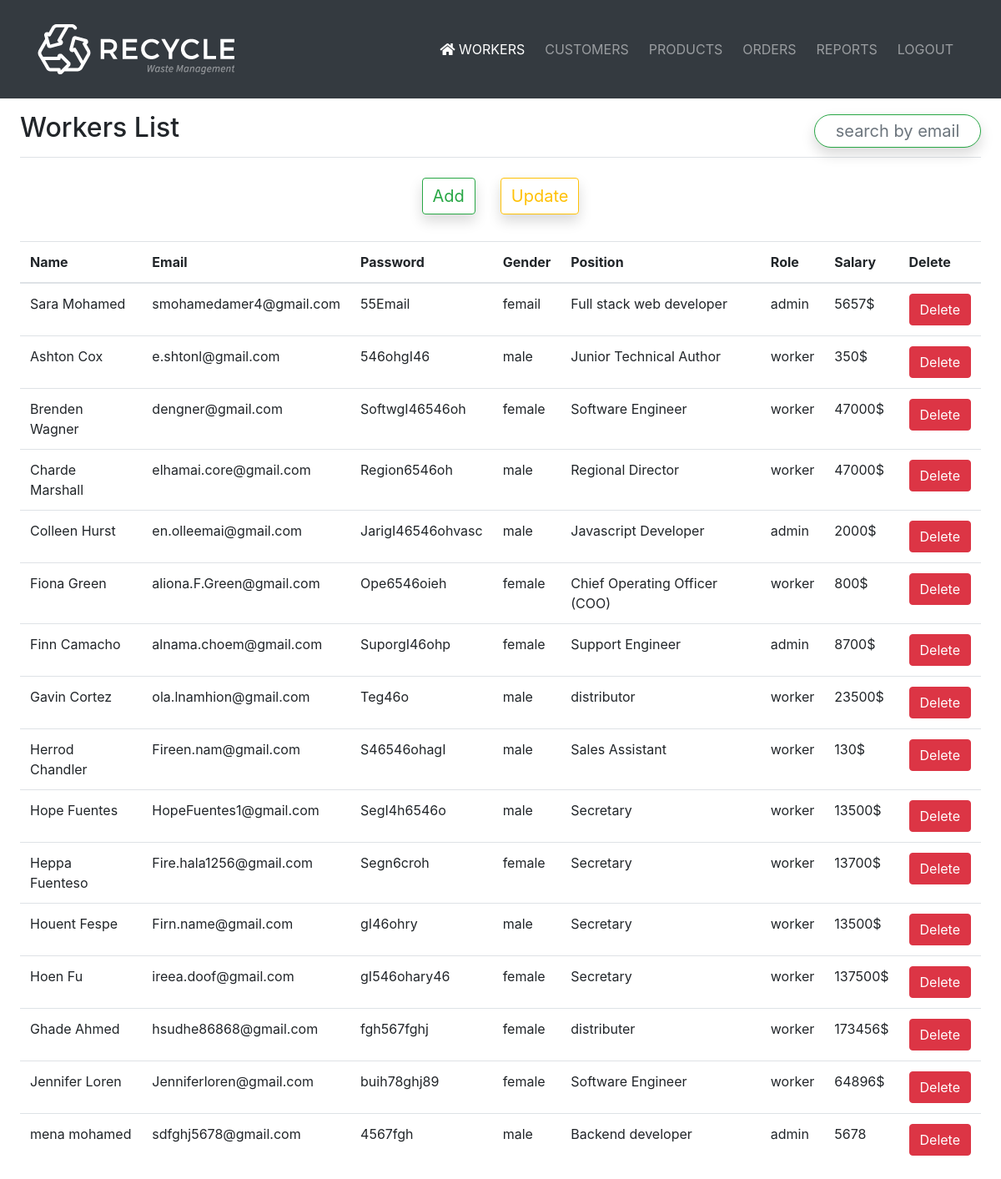
The page /worker.php (signed in) on the database its author committed.
### tables this page shows
CREATE TABLE `staff` (
  `id` int(200) NOT NULL,
  `first_name` varchar(100) NOT NULL,
  `last_name` varchar(100) NOT NULL,
  `role` varchar(20) DEFAULT NULL,
  `email` varchar(200) NOT NULL,
  `password` varchar(100) NOT NULL,
  `gender` varchar(100) NOT NULL,
  `position` varchar(100) NOT NULL,
  `salary` varchar(255) NOT NULL
);

### worker.php (the view, shortened to what this page needs)
<!DOCTYPE html>
<html lang="en">
<head>
 <link rel="stylesheet" href="CSS/all.min.css">
    <link rel="stylesheet" href="CSS/bootstrap.min.css">
 <link rel="stylesheet" type="text/css" href="CSS/admin.css">
</head>
<body>
 <nav class="navbar navbar-expand-xl navbar-dark bg-dark" id="home">
        <div class="container py-3">
            <a class="navbar-brand" href="#">
                <img src="Images/logo.png" alt="" class="img-fluid">
            </a>
            <div class="collapse navbar-collapse" id="navbarSupportedContent">
                <ul class="navbar-nav ml-auto text-uppercase">
                    <li class="nav-item mx-1 active">
                        <a class="nav-link active"><i class="fas fa-home"></i>   Workers<span class="sr-only">(current)</span></a>
                    </li>
					<li class="nav-item mx-1">
                        <a class="nav-link" href="customer.php">Customers</a>
                    </li>
                    <li class="nav-item mx-1">
                        <a class="nav-link" href="product.php">Products</a>
                    </li>
                    <li class="nav-item mx-1">
                        <a class="nav-link" href="order.php">Orders</a>
                    </li>
                     <li class="nav-item mx-1">
                        <a class="nav-link" href="Report.php">Reports</a>
                    </li>
                    <li class="nav-item mx-1">
                        <a class="nav-link" href="#">Logout</a>
                    </li>
                </ul>
            </div>
        </div>
 </nav>
    <div class="container-fluid">
       <div class="row">
         <div class="col-12 pt-3 px-4">
		  <div class="d-flex justify-content-between flex-wrap flex-md-nowrap align-items-center pb-2 mb-3 border-bottom">
              <h1 class="h2" id="dashboard">Workers List</h1>
			  <div class="btn-toolbar mb-2 mb-md-0">
                 <input type="text"  name=""  id="myInput"  onkeyup="myFunction()" class="form-control form-control-sm shadow search"  placeholder="search by email" aria-controls="example"
				 style="box-shadow: 0 0 10px rgba(0,250,0,0.1); width: 200px; font-size: 20px;border-color: #28a745;border-radius:24px;text-align: center;">
				</div>
            </div>
	        <div class="row justify-content-center align-items-center" >
	        	<div class="col-auto my-2">
					<button class="btn btn-outline-success view shadow "onclick="myFunctionAdd()" style="font-size: 20px;">  Add</button>
				   </div>
				   <div class="col-auto my-2">
					<button class="btn btn-outline-warning update shadow "onclick="myFunctionUpdate()" style="font-size: 20px;">  Update</button>
				   </div>
			   </div>
	<br>
            <div class="table-responsive"id="myTable" >
              	<table class="table table-lg table-hover">
	               	<thead>
	                   <tr role="row">
		                 <th>Name</th>
		                 <th>Email</th>
		                 <th>Password</th>
		                 <th>Gender</th>
		                 <th>Position</th>
						 <th >Role</th>
						 <th >Salary</th>
                         <th >Delete</th>
		               </tr>
	               	</thead>
	                <tbody >
					<?php
                       require_once("SQLstaff/connect.php");
                    $getStaff = "SELECT * FROM staff";
                    $getStaffDetails = $connect->prepare($getStaff);
                    $getStaffDetails -> execute();
					while ($row= $getStaffDetails->fetch(PDO::FETCH_ASSOC))
					{
							$Firstname=$row['first_name'];
							$Lastname=$row['last_name'];
							$Email=$row['email'];
							$Role=$row['role'];
							$Password=$row['password'];
							$Gender=$row['gender'];
							$Position=$row['position'];
							$Salary=$row['salary'];
					   echo '<tr role="row">
						 <td style="font-size=30px ;" >'.$Firstname.'       '.$Lastname.'</td>
						  <td>'.$Email.'</td>
						  <td>'.$Password.'</td>
						  <td>'.$Gender.'</td>
						  <td>'.$Position.'</td>
						  <td>'.$Role.'</td>
						  <td>'.$Salary.'</td>
						  <td><form method="post" onclick="" action="SQLstaff/delete.php"><input hidden="hidden" value="'.$Email.'" name="email"> <input type="submit" class="btn btn-danger"  value="Delete"/> </form></td>
						  </tr>';
					  }
				   ?>
	                 </tbody>
              </table>
            </div>
         </div>
		</div>
		</div>
</body>
</html>

### CSS/admin.css (style rules this page uses)
.search { font-size: 20px; border-color: #28a745; border-radius:24px; text-align: center; }

### rows shown on the page
staff: first_name "Sara", last_name "Mohamed", email "smohamedamer4@gmail.com", password "55Email", gender "femail", position "Full stack web developer", role "admin", salary "5657$"
staff: first_name "Ashton", last_name "Cox", email "e.shtonl@gmail.com", password "546ohgI46", gender "male", position "Junior Technical Author", role "worker", salary "350$"
staff: first_name "Brenden", last_name "Wagner", email "dengner@gmail.com", password "SoftwgI46546oh", gender "female", position "Software Engineer", role "worker", salary "47000$"
staff: first_name "Charde", last_name "Marshall", email "elhamai.core@gmail.com", password "Region6546oh", gender "male", position "Regional Director", role "worker", salary "47000$"
staff: first_name "Colleen", last_name "Hurst", email "en.olleemai@gmail.com", password "JarigI46546ohvasc", gender "male", position "Javascript Developer", role "admin", salary "2000$"
staff: first_name "Fiona", last_name "Green", email "aliona.F.Green@gmail.com", password "Ope6546oieh", gender "female", position "Chief Operating Officer (COO)", role "worker", salary "800$"
staff: first_name "Finn", last_name "Camacho", email "alnama.choem@gmail.com", password "SuporgI46ohp", gender "female", position "Support Engineer", role "admin", salary "8700$"
staff: first_name "Gavin", last_name "Cortez", email "ola.lnamhion@gmail.com", password "Teg46o", gender "male", position "distributor", role "worker", salary "23500$"
staff: first_name "Herrod", last_name "Chandler", email "Fireen.nam@gmail.com", password "S46546ohagI", gender "male", position "Sales Assistant", role "worker", salary "130$"
staff: first_name "Hope", last_name "Fuentes", email "HopeFuentes1@gmail.com", password "SegI4h6546o", gender "male", position "Secretary", role "worker", salary "13500$"
staff: first_name "Heppa", last_name "Fuenteso", email "Fire.hala1256@gmail.com", password "Segn6croh", gender "female", position "Secretary", role "worker", salary "13700$"
staff: first_name "Houent", last_name "Fespe", email "Firn.name@gmail.com", password "gI46ohry", gender "male", position "Secretary", role "worker", salary "13500$"
staff: first_name "Hoen", last_name "Fu", email "ireea.doof@gmail.com", password "gI546ohary46", gender "female", position "Secretary", role "worker", salary "137500$"
staff: first_name "Ghade", last_name "Ahmed", email "hsudhe86868@gmail.com", password "fgh567fghj", gender "female", position "distributer", role "worker", salary "173456$"
staff: first_name "Jennifer", last_name "Loren", email "Jenniferloren@gmail.com", password "buih78ghj89", gender "female", position "Software Engineer", role "worker", salary "64896$"
staff: first_name "mena", last_name "mohamed", email "sdfghj5678@gmail.com", password "4567fgh", gender "male", position "Backend developer", role "admin", salary "5678"
